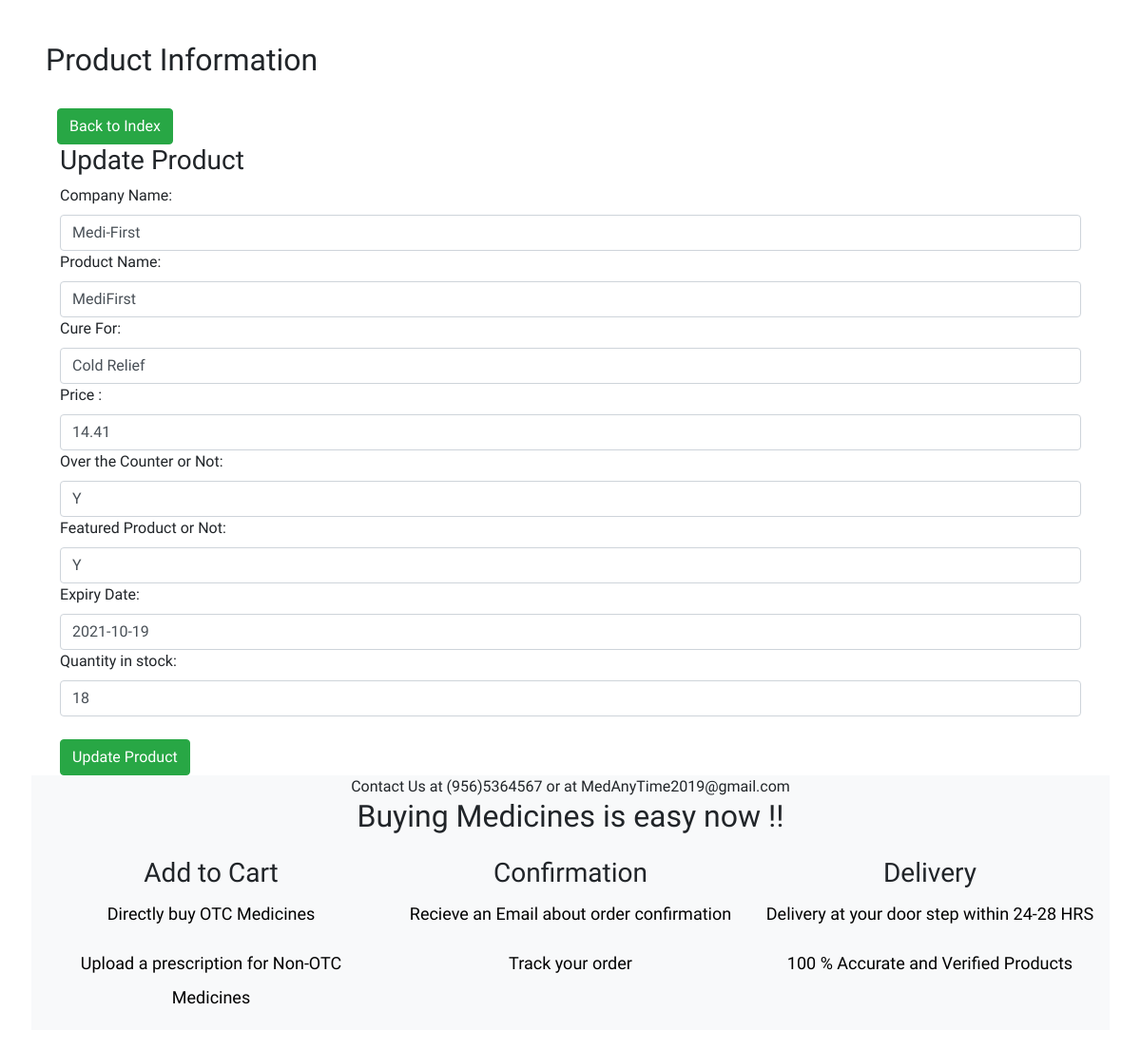
The page /TestProject/product_update.php?ID=2 on the database its author committed.
### tables this page shows
CREATE TABLE `products` (
  `ID` int(11) NOT NULL,
  `ProductName` varchar(255) NOT NULL,
  `CompanyName` varchar(255) NOT NULL,
  `CureFor` varchar(255) DEFAULT NULL,
  `Price` decimal(10,2) NOT NULL,
  `OtcFlag` varchar(1) DEFAULT NULL,
  `Featured_Flag` varchar(255) NOT NULL,
  `ExpiryDate` date NOT NULL,
  `NumberInStock` int(11) NOT NULL,
  `productImage` varchar(255) NOT NULL
);

### TestProject/product_update.php (the view, shortened to what this page needs)
<?php
include('C:/xampp/htdocs/SwEngg/Config/dbConnection.php');
$ID= $_GET['ID'];
$result = mysqli_query($dbConnection, "SELECT * FROM products WHERE ID=$ID");
while($res = mysqli_fetch_array($result))
{
    $CompanyName = $res['CompanyName'];
    $ProductName = $res['ProductName'];
    $CureFor = $res['CureFor'];
    $Price = $res['Price'];
    $OtcFlag = $res['OtcFlag'];
    $ExpiryDate = $res['ExpiryDate'];
    $quantity = $res['NumberInStock'];
    $FeaturedFlag = $res['Featured_Flag'];
}
?>
<!DOCTYPE html>
<html lang="en">
<head>
    <link rel="stylesheet" href="https://stackpath.bootstrapcdn.com/bootstrap/4.1.3/css/bootstrap.min.css">
    <link rel="stylesheet" href="app new2.css">
</head>
<body class="index-page sidebar-collapse">
<div class="wrapper">
<br>
        <div class="main">
            <div class="section section-basic">
                <div class="container">
                      <h2>Product Information</h2>
                      <br>
                      &nbsp&nbsp&nbsp<a href='inventory.php' class='btn btn-success btn-round'>Back to Index</a>
                <br>
                <div class="col-md-12">
    <div class="panel panel-success panel-size-custom">
  <div class="panel-heading"><h3>Update Product</h3></div>
  <div class="panel-body">
    <form action="product_update.php" method="post">
        <div class="form group">
            <label>Company Name:</label>
            <input type="text" class="form-control" id="CompanyName" name="CompanyName" value="<?php echo $CompanyName;?>">
            <label>Product Name:</label>
            <input type="text" class="form-control" id="ProductName" name="ProductName" value="<?php echo $ProductName;?>">
            <label>Cure For:</label>
            <input type="text" class="form-control" id="CureFor" name="CureFor" value="<?php echo $CureFor;?>">
            <label>Price :</label>
            <input type="text" class="form-control" id="Price" name="Price" value="<?php echo $Price;?>">
            <label>Over the Counter or Not:</label>
            <input type="text" class="form-control" id="OtcFlag" name="OtcFlag" value="<?php echo $OtcFlag;?>">
  <label>Featured Product or Not:</label>
            <input type="text" class="form-control" id="FeaturedFlag" name="FeaturedFlag" value="<?php echo $FeaturedFlag;?>">
  <label>Expiry Date:</label>
            <input type="text" class="form-control" id="ExpiryDate" name="ExpiryDate" value="<?php echo $ExpiryDate;?>">
  <label>Quantity in stock:</label>
            <input type="text" class="form-control" id="quantity" name="quantity" value="<?php echo $quantity;?>">
                </div>
             </div>
            </div>
            <br>
            <div class="form group">
                <button type="submit" class="btn btn-success btn-round" id="submit" name="update">
                    <i class="now-ui-icons ui-1_check"></i> Update Product
                </button>
            </div>
  </div>
</div>
</div>
<footer class="footer" data-background-color="black">
            <section class="bg-light">
  <div class="container">
   <div class="row justify-content-center ">
          <div class="col-md-12 text-center heading-section">
           <span class="subheading"> Contact Us at (956)5364567 or at MedAnyTime2019@gmail.com</span>
            <h2 class="mb-4"> Buying Medicines is easy now !!</h2>
          </div>
        </div>
        <div class="row">
          <div class="col-md-4  align-self-stretch text-center">
                <h3 class="heading">Add to Cart</h3>
                <p>Directly buy OTC Medicines</p>
   <p>Upload a prescription for Non-OTC Medicines</p>
              </div>
          <div class="col-md-4 align-self-stretch text-center">
                <h3 class="heading">Confirmation</h3>
                <p> Recieve an Email about order confirmation </p>
   <p> Track your order </p>
              </div>
          <div class="col-md-4 align-self-stretch text-center">
                <h3 class="heading">Delivery</h3>
                <p>Delivery at your door step within 24-28 HRS</p>
   <p> 100 % Accurate and Verified Products </p>
              </div>
          </div>
        </div>
 </section>
        </footer>
    </div>
</body>
</html>

### app new2.css (style rules this page uses)
body { font-family: 'Gentium Book Basic', serif; }
button { background-color:#2471A3 ; color: white; }
.wrapper { display: flex; align-items: center; flex-direction: column; justify-content: center; width: 100%; min-height: 100%; padding: 20px; }
p { color: black; font-weight: 100; font-size: 1.125rem; line-height: 2; }

### rows shown on the page
products: CompanyName "Medi-First", ProductName "MediFirst", CureFor "Cold Relief", Price "14.41", OtcFlag "Y", FeaturedFlag "Y", ExpiryDate "2021-10-19", quantity "18"
